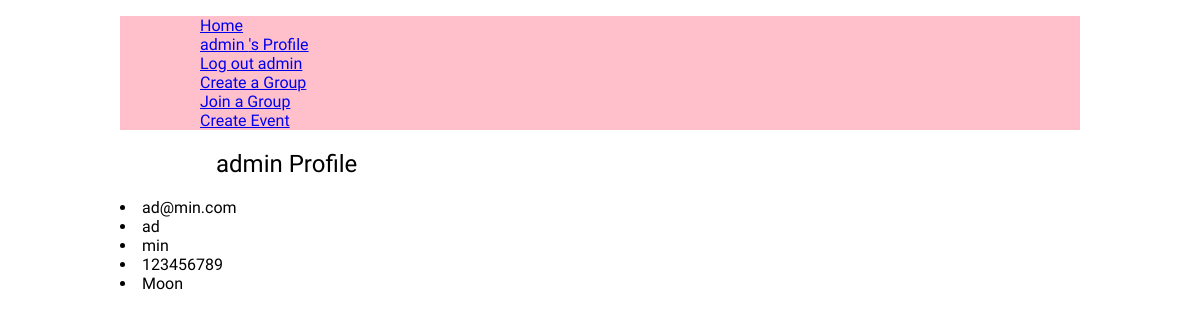
Page /user/profile/ (signed in) on the committed database.
### user_profile/models.py (models this page shows)
class CustomUser(AbstractUser):
    location = models.CharField(max_length=100, blank=True)
    phone_number = models.CharField( max_length=50, blank=True)
    date_joined = models.DateTimeField( auto_now_add=True)
    def __str__(self):
        return self.username

### user_profile/views.py (the view)
# urls.py: path('profile/', views.profile_view, name='profile'),
def profile_view(request):
    return render(request, 'user_profile/profile.html')

### user_profile/templates/user_profile/profile.html (shortened to what this page needs)
{% extends "base.html" %}
{% load static %}
{% block content %}
<section>
    {% if user.is_authenticated %}
    <h1>{{user}} Profile</h1>
    <li>{{user.email}}</li>
    <li>{{user.first_name}}</li>
    <li>{{user.last_name}}</li>
    <li>{{user.phone_number}}</li>
    <li>{{user.location}}</li>
    {% else %}
    <h2>User not logged in, please <a href="{% url "user:login" %}">Log In</a> or <a href="{% url "user:register" %}">Sign-Up</a></h2>
    {% endif %}
</section>
{% endblock content %}

### armonario_proj/templates/layout.html (shortened to what this page needs)
{% load static %}
{% url 'home' as home_url %}
{% url "profile" as profile_url %}
<!DOCTYPE html>
<html lang="en">
<head>
    <link rel="stylesheet" href="{% static 'css/style.css' %}">
</head>
<body>
    <header>
        <div>
            <nav>
                <ul>
                    {% if request.path != '/' %}
                        <ul><a href="/">Home</a></ul>
                    {% endif %}
                    {% if user.is_authenticated %}
                        <ul><a href="{% url "user:profile" %}">{{user.username}} 's Profile</a></ul>
                        <ul><a href="{% url "user:logout" %}">Log out {{user.username}}</a></ul>
                        <ul><a href="{% url "group:create" %}">Create a Group</a></ul>
                        <ul><a href="{% url "group:join" %}">Join a Group</a></ul>
                        <ul><a href="{% url "event:create" %}">Create Event</a></ul>
                    {% else %}
                        <ul><a href="{% url "user:login" %}">Log in</a></ul>
                        <ul><a href="{% url "user:register" %}">Register</a></ul>
                    {% endif %}
                </ul>
            </nav>
        </div>
    </header>
    <main >
        {% block content %}{% endblock content %}
    </main>
</body>
</html>

### armonario_proj/static/css/style.css (style rules this page uses)
:root { --title-font: "Tagesschrift", system-ui; --secondary-font: "Yuji Syuku", serif; }
h1 { font-family: var(--title-font); font-weight: 400; padding-left: 10%; }
body { margin: auto; width: 80%; font-family: var(--secondary-font); min-height: 100dvh; }
header { background-color: pink; }

### rows in the picture
CustomUser: username "admin", email "ad@min.com", first_name "ad", last_name "min", phone_number "123456789", location "Moon"
